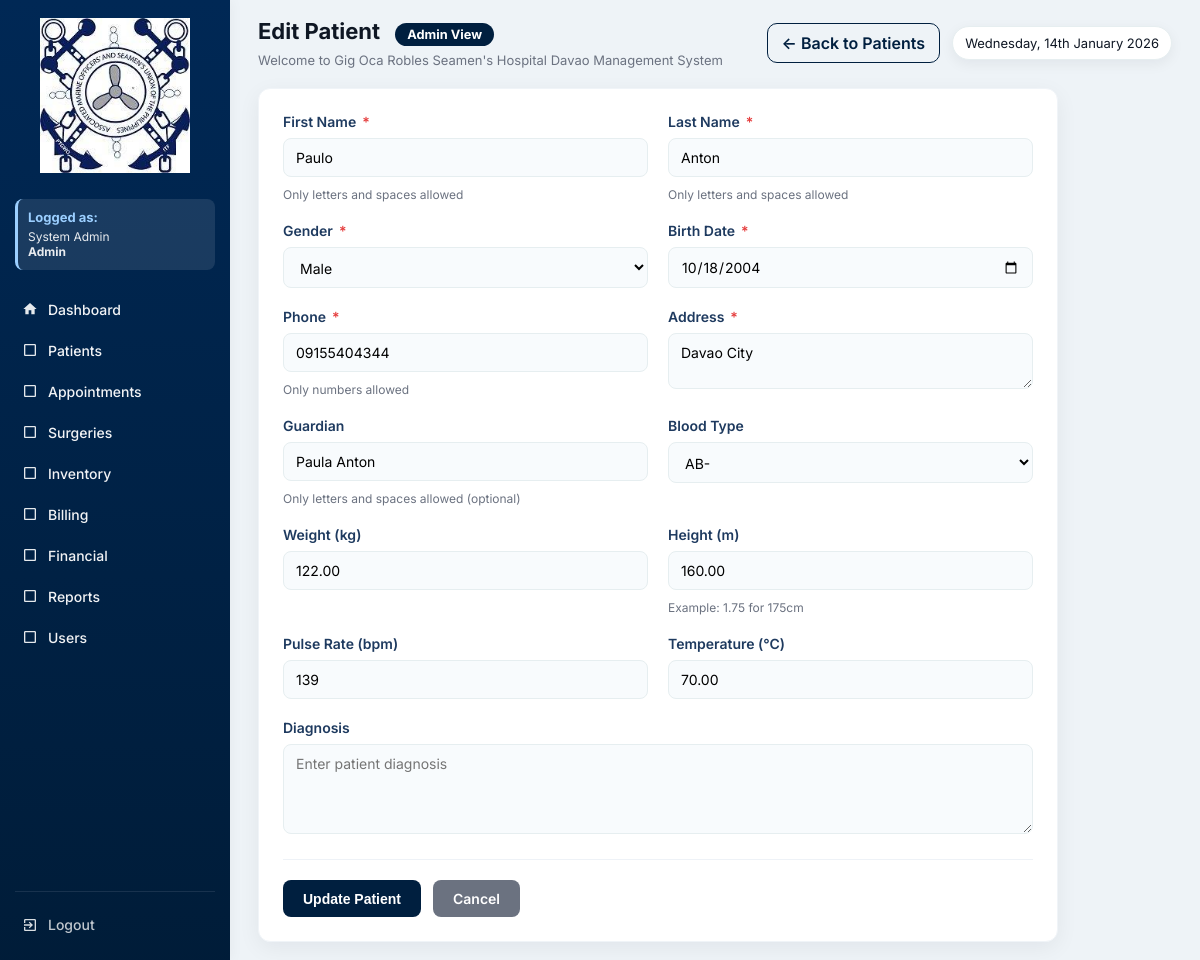
The app's page /patient_form.php?id=28 (signed in) with its own data.
### tables this page shows
CREATE TABLE `patients` (
  `id` int(11) NOT NULL,
  `patient_code` varchar(20) DEFAULT NULL,
  `first_name` varchar(100) DEFAULT NULL,
  `last_name` varchar(100) DEFAULT NULL,
  `gender` varchar(10) DEFAULT NULL,
  `sex` enum('Male','Female') DEFAULT NULL,
  `birth_date` date DEFAULT NULL,
  `phone` varchar(50) DEFAULT NULL,
  `address` text DEFAULT NULL,
  `guardian` varchar(100) DEFAULT NULL,
  `blood_type` varchar(10) DEFAULT NULL,
  `weight` decimal(5,2) DEFAULT NULL,
  `height` decimal(5,2) DEFAULT NULL,
  `pulse_rate` int(11) DEFAULT NULL,
  `temperature` decimal(4,2) DEFAULT NULL,
  `guardian_name` varchar(150) DEFAULT NULL,
  `created_at` timestamp NOT NULL DEFAULT current_timestamp(),
  `is_archived` tinyint(1) DEFAULT 0,
  `archived_at` datetime DEFAULT NULL,
  `archived_by` int(11) DEFAULT NULL
);

### functions.php (called while the page is built, shortened)
<?php
function fetchOne($conn, $sql, $types = null, $params = [])
{
    $stmt = $conn->prepare($sql);
    if ($types) {
        $stmt->bind_param($types, ...$params);
    }
    $stmt->execute();
    $res = $stmt->get_result();
    $row = $res->fetch_assoc();
    return $row;
}
?>

### patient_form.php (the view, shortened to what this page needs)
<?php
require 'config.php';
require 'functions.php';
$current_role = $_SESSION['role'] ?? 'Guest';
$current_name = $_SESSION['name'] ?? 'User';
$role_permissions = [
    'Admin' => [
        'dashboard.php' => 'Dashboard',
        'patients.php' => 'Patients',
        'appointments.php' => 'Appointments',
        'surgeries.php' => 'Surgeries',
        'inventory.php' => 'Inventory',
        'billing.php' => 'Billing',
        'financials.php' => 'Financial',
        'reports.php' => 'Reports',
        'users.php' => 'Users'
    ],
    'Doctor' => [
        'dashboard.php' => 'Dashboard',
        'patients.php' => 'Patients',
        'appointments.php' => 'Appointments',
        'surgeries.php' => 'Surgeries',
        'inventory.php' => 'Inventory',
        'reports.php' => 'Reports'
    ],
    'Nurse' => [
        'dashboard.php' => 'Dashboard',
        'patients.php' => 'Patients',
        'appointments.php' => 'Appointments',
        'inventory.php' => 'Inventory',
        'reports.php' => 'Reports'
    ],
    'Staff' => [
        'dashboard.php' => 'Dashboard',
        'patients.php' => 'Patients',
        'appointments.php' => 'Appointments',
        'reports.php' => 'Reports'
    ],
    'Inventory' => [
        'dashboard.php' => 'Dashboard',
        'inventory.php' => 'Inventory',
        'reports.php' => 'Reports'
    ],
    'Billing' => [
        'dashboard.php' => 'Dashboard',
        'billing.php' => 'Billing',
        'financials.php' => 'Financial',
        'reports.php' => 'Reports'
    ],
    'SocialWorker' => [
        'dashboard.php' => 'Dashboard',
        'financials.php' => 'Financial',
        'reports.php' => 'Reports'
    ]
];
$allowed_pages = $role_permissions[$current_role] ?? ['dashboard.php' => 'Dashboard'];
$id = $first_name = $last_name = $gender = $birth_date = $phone = $address = $guardian = "";
$blood_type = $weight = $height = $pulse_rate = $temperature = $diagnosis = "";
$edit = false;
if (isset($_GET['id'])) {
    $id = (int)$_GET['id'];
    $patient = fetchOne($conn, "SELECT p.*,
                                     GROUP_CONCAT(m.diagnosis SEPARATOR ', ') AS diagnosis
                              FROM patients p
                              LEFT JOIN medical_records m ON p.id = m.patient_id
                              WHERE p.id = ?
                              GROUP BY p.id", "i", [$id]);
    if ($patient) {
        $edit = true;
        $first_name = $patient['first_name'] ?? '';
        $last_name  = $patient['last_name'] ?? '';
        $gender     = $patient['gender'] ?? '';
        $birth_date = $patient['birth_date'] ?? '';
        $phone      = $patient['phone'] ?? '';
        $address    = $patient['address'] ?? '';
        $guardian   = $patient['guardian'] ?? '';
        $blood_type = $patient['blood_type'] ?? '';
        $weight     = $patient['weight'] ?? '';
        $height     = $patient['height'] ?? '';
        $pulse_rate = $patient['pulse_rate'] ?? '';
        $temperature= $patient['temperature'] ?? '';
        $diagnosis  = $patient['diagnosis'] ?? '';
    }
}
?>
<!DOCTYPE html>
<html lang="en">
<head>
</head>
<body>
  <div class="app">
    <aside class="sidebar" id="sidebar">
      <div class="logo-wrap">
        <a href="dashboard.php" class="clickable-image">
          <img src="logo.jpg" alt="Seamen's Cure Logo">
        </a>
      </div>
      <div class="user-info">
        <h4>Logged as:</h4>
        <p><?php echo htmlspecialchars($current_name); ?><br><strong><?php echo htmlspecialchars($current_role); ?></strong></p>
      </div>
      <nav class="menu" id="mainMenu">
        <a href="dashboard.php" class="menu-item <?php echo basename($_SERVER['PHP_SELF']) == 'dashboard.php' ? 'active' : ''; ?>">
          <span class="icon">
            <svg viewBox="0 0 24 24" fill="currentColor">
              <path d="M10 20v-6h4v6h5v-8h3L12 3 2 12h3v8z"/>
            </svg>
          </span>
          <span class="label">Dashboard</span>
        </a>
        <?php foreach($allowed_pages as $page => $label): ?>
          <?php if($page !== 'dashboard.php'): ?>
            <a href="<?php echo $page; ?>" class="menu-item <?php echo basename($_SERVER['PHP_SELF']) == $page ? 'active' : ''; ?>">
              <span class="icon">
                <?php
                  $icons = [
                    'patients.php' => '<svg viewBox="0 0 24 24" fill="currentColor"><path d="M12 12c2.21 0 4-1.79 4-4s-1.79-4-4-4-4 1.79-4 4 1.79 4 4 4zm0 2c-2.67 0-8 1.34-8 4v2h16v-2c0-2.66-5.33-4-8-4z"/></svg>',
                    'appointments.php' => '<svg viewBox="0 0 24 24" fill="currentColor"><path d="M19 3h-1V1h-2v2H8V1H6v2H5c-1.11 0-1.99.9-1.99 2L3 19c0 1.1.89 2 2 2h14c1.1 0 2-.9 2-2V5c0-1.1-.9-2-2-2zm0 16H5V8h14v11zM7 10h5v5H7z"/></svg>',
                    'surgeries.php' => '<svg viewBox="0 0 24 24" fill="currentColor"><path d="M12 2C8.13 2 5 5.13 5 9c0 5.25 7 13 7 13s7-7.75 7-13c0-3.87-3.13-7-7-7zm0 9.5c-1.38 0-2.5-1.12-2.5-2.5s1.12-2.5 2.5-2.5 2.5 1.12 2.5 2.5-1.12 2.5-2.5 2.5z"/></svg>',
                    'inventory.php' => '<svg viewBox="0 0 24 24" fill="currentColor"><path d="M20 8h-3V4H7v4H4v14h16V8zM9 6h6v2H9V6zm11 14H4v-9h16v9zm-7-7H8v-2h5v2z"/></svg>',
                    'billing.php' => '<svg viewBox="0 0 24 24" fill="currentColor"><path d="M11.8 10.9c-2.27-.59-3-1.2-3-2.15 0-1.09 1.01-1.85 2.7-1.85 1.78 0 2.44.85 2.5 2.1h2.21c-.07-1.72-1.12-3.3-3.21-3.81V3h-3v2.16c-1.94.42-3.5 1.68-3.5 3.61 0 2.31 1.91 3.46 4.7 4.13 2.5.6 3 1.48 3 2.41 0 .69-.49 1.79-2.7 1.79-2.06 0-2.87-.92-2.98-2.1h-2.2c.12 2.19 1.76 3.42 3.68 3.83V21h3v-2.15c1.95-.37 3.5-1.5 3.5-3.55 0-2.84-2.43-3.81-4.7-4.4z"/></svg>',
                    'financials.php' => '<svg viewBox="0 0 24 24" fill="currentColor"><path d="M3 13h8V3H3v10zm0 8h8v-6H3v6zm10 0h8V11h-8v10zm0-18v6h8V3h-8z"/></svg>',
                    'reports.php' => '<svg viewBox="0 0 24 24" fill="currentColor"><path d="M19 3H5c-1.1 0-2 .9-2 2v14c0 1.1.9 2 2 2h14c1.1 0 2-.9 2-2V5c0-1.1-.9-2-2-2zM9 17H7v-7h2v7zm4 0h-2V7h2v10zm4 0h-2v-4h2v4z"/></svg>',
                    'users.php' => '<svg viewBox="0 0 24 24" fill="currentColor"><path d="M16 11c1.66 0 2.99-1.34 2.99-3S17.66 5 16 5c-1.66 0-3 1.34-3 3s1.34 3 3 3zm-8 0c1.66 0 2.99-1.34 2.99-3S9.66 5 8 5C6.34 5 5 6.34 5 8s1.34 3 3 3zm0 2c-2.33 0-7 1.17-7 3.5V19h14v-2.5c0-2.33-4.67-3.5-7-3.5zm8 0c-.29 0-.62.02-.97.05 1.16.84 1.97 1.97 1.97 3.45V19h6v-2.5c0-2.33-4.67-3.5-7-3.5z"/></svg>'
                  ];
                  echo $icons[$page] ?? '<svg viewBox="0 0 24 24" fill="currentColor"><path d="M19 5v14H5V5h14m0-2H5c-1.1 0-2 .9-2 2v14c0 1.1.9 2 2 2h14c1.1 0 2-.9 2-2V5c0-1.1-.9-2-2-2z"/></svg>';
                ?>
              </span>
              <span class="label"><?php echo $label; ?></span>
            </a>
          <?php endif; ?>
        <?php endforeach; ?>
      </nav>
      <div class="sidebar-bottom">
        <a href="logout.php" class="menu-item" style="color: rgba(255,255,255,0.8);">
          <span class="icon">
            <svg viewBox="0 0 24 24" fill="currentColor">
              <path d="M10.09 15.59L11.5 17l5-5-5-5-1.41 1.41L12.67 11H3v2h9.67l-2.58 2.59zM19 3H5c-1.11 0-2 .9-2 2v4h2V5h14v14H5v-4H3v4c0 1.1.89 2 2 2h14c1.1 0 2-.9 2-2V5c0-1.1-.9-2-2-2z"/>
            </svg>
          </span>
          <span class="label">Logout</span>
        </a>
      </div>
    </aside>
    <div class="main" id="mainContent">
      <div class="topbar">
        <div class="top-left">
          <h1><?php echo $edit ? "Edit Patient" : "Add Patient"; ?>
            <span class="role-badge role-<?php echo strtolower($current_role); ?>">
              <?php echo htmlspecialchars($current_role); ?> View
            </span>
          </h1>
          <p>Welcome to Gig Oca Robles Seamen's Hospital Davao Management System</p>
        </div>
        <div class="top-actions">
          <a href="patients.php" class="btn btn-outline">&larr; Back to Patients</a>
          <div class="date-pill"><?php echo date('l, jS F Y'); ?></div>
        </div>
      </div>
      <div class="form-card">
        <form method="POST" onsubmit="return validateForm()">
          <div class="form-grid">
            <div class="form-group">
              <label class="form-label required">First Name</label>
              <input type="text" name="first_name" class="form-control"
                     value="<?php echo htmlspecialchars($first_name); ?>"
                     required
                     onkeypress="return allowLettersOnly(event)"
                     placeholder="Enter first name">
              <div class="form-text">Only letters and spaces allowed</div>
            </div>
            <div class="form-group">
              <label class="form-label required">Last Name</label>
              <input type="text" name="last_name" class="form-control"
                     value="<?php echo htmlspecialchars($last_name); ?>"
                     required
                     onkeypress="return allowLettersOnly(event)"
                     placeholder="Enter last name">
              <div class="form-text">Only letters and spaces allowed</div>
            </div>
            <div class="form-group">
              <label class="form-label required">Gender</label>
              <select name="gender" class="form-control" required>
                <option value="Male" <?php if($gender==='Male') echo 'selected'; ?>>Male</option>
              </select>
            </div>
            <div class="form-group">
              <label class="form-label required">Birth Date</label>
              <input type="date" name="birth_date" class="form-control"
                     value="<?php echo htmlspecialchars($birth_date); ?>" required>
            </div>
            <div class="form-group">
              <label class="form-label required">Phone</label>
              <input type="text" name="phone" class="form-control"
                     value="<?php echo htmlspecialchars($phone); ?>"
                     required
                     onkeypress="return allowNumbersOnly(event)"
                     placeholder="Enter phone number">
              <div class="form-text">Only numbers allowed</div>
            </div>
            <div class="form-group">
              <label class="form-label required">Address</label>
              <textarea name="address" class="form-control" rows="2"
                        required placeholder="Enter complete address"><?php echo htmlspecialchars($address); ?></textarea>
            </div>
            <div class="form-group">
              <label class="form-label">Guardian</label>
              <input type="text" name="guardian" class="form-control"
                     value="<?php echo htmlspecialchars($guardian); ?>"
                     onkeypress="return allowLettersOnly(event)"
                     placeholder="Enter guardian name">
              <div class="form-text">Only letters and spaces allowed (optional)</div>
            </div>
            <div class="form-group">
              <label class="form-label">Blood Type</label>
              <select name="blood_type" class="form-control">
                <option value="AB-" <?php if($blood_type==='AB-') echo 'selected'; ?>>AB-</option>
              </select>
            </div>
            <div class="form-group">
              <label class="form-label">Weight (kg)</label>
              <input type="number" step="0.1" name="weight" class="form-control"
                     value="<?php echo htmlspecialchars($weight); ?>"
                     onkeypress="return allowNumbersAndDecimal(event)"
                     placeholder="Enter weight in kg">
            </div>
            <div class="form-group">
              <label class="form-label">Height (m)</label>
              <input type="number" step="0.01" name="height" class="form-control"
                     value="<?php echo htmlspecialchars($height); ?>"
                     onkeypress="return allowNumbersAndDecimal(event)"
                     placeholder="Enter height in meters">
              <div class="form-text">Example: 1.75 for 175cm</div>
            </div>
            <div class="form-group">
              <label class="form-label">Pulse Rate (bpm)</label>
              <input type="number" name="pulse_rate" class="form-control"
                     value="<?php echo htmlspecialchars($pulse_rate); ?>"
                     onkeypress="return allowNumbersOnly(event)"
                     placeholder="Enter pulse rate">
            </div>
            <div class="form-group">
              <label class="form-label">Temperature (°C)</label>
              <input type="number" step="0.1" name="temperature" class="form-control"
                     value="<?php echo htmlspecialchars($temperature); ?>"
                     onkeypress="return allowNumbersAndDecimal(event)"
                     placeholder="Enter temperature">
            </div>
          </div>
          <div class="form-group" style="margin-top: 20px;">
            <label class="form-label">Diagnosis</label>
            <textarea name="diagnosis" class="form-control" rows="4"
                      placeholder="Enter patient diagnosis"><?php echo htmlspecialchars($diagnosis); ?></textarea>
          </div>
          <div class="form-actions">
            <button type="submit" class="btn-submit">
              <?php echo $edit ? "Update Patient" : "Add Patient"; ?>
            </button>
            <a href="patients.php" class="btn-cancel">Cancel</a>
          </div>
        </form>
      </div>
    </div>
  </div>
</body>
</html>

### records on screen
patients: first_name "Paulo", last_name "Anton", gender "Male", birth_date "10/18/2004", phone "09155404344", address "Davao City", guardian "Paula Anton", blood_type "AB-", weight "122.00", height "160.00", pulse_rate "139", temperature "70.00"

### other values on screen
$current_name "System Admin"
$current_role "Admin"
$label "Patients"
$label "Appointments"
$label "Surgeries"
$label "Inventory"
$label "Billing"
$label "Financial"
$label "Reports"
$label "Users"
